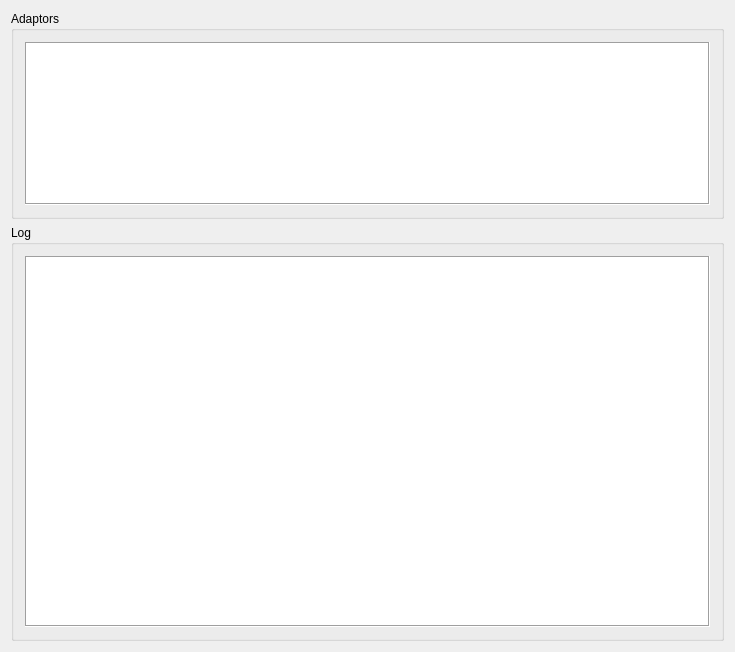
<?xml version="1.0" encoding="UTF-8"?>
<ui version="4.0">
 <class>Dialog</class>
 <widget class="QDialog" name="Dialog">
  <property name="geometry">
   <rect>
    <x>0</x>
    <y>0</y>
    <width>735</width>
    <height>652</height>
   </rect>
  </property>
  <property name="sizePolicy">
   <sizepolicy hsizetype="Fixed" vsizetype="Fixed">
    <horstretch>0</horstretch>
    <verstretch>0</verstretch>
   </sizepolicy>
  </property>
  <property name="windowTitle">
   <string>MarketHub</string>
  </property>
  <layout class="QGridLayout" name="gridLayout">
   <item row="0" column="2">
    <layout class="QVBoxLayout" name="verticalLayout">
     <item>
      <widget class="QGroupBox" name="groupBox">
       <property name="sizePolicy">
        <sizepolicy hsizetype="Preferred" vsizetype="Preferred">
         <horstretch>0</horstretch>
         <verstretch>1</verstretch>
        </sizepolicy>
       </property>
       <property name="title">
        <string>Adaptors</string>
       </property>
       <layout class="QGridLayout" name="gridLayout_2">
        <item row="0" column="0">
         <widget class="QTableView" name="adaptorList">
          <property name="frameShape">
           <enum>QFrame::Box</enum>
          </property>
          <property name="horizontalScrollBarPolicy">
           <enum>Qt::ScrollBarAlwaysOff</enum>
          </property>
          <property name="showGrid">
           <bool>true</bool>
          </property>
          <property name="gridStyle">
           <enum>Qt::SolidLine</enum>
          </property>
          <attribute name="horizontalHeaderHighlightSections">
           <bool>false</bool>
          </attribute>
          <attribute name="verticalHeaderVisible">
           <bool>false</bool>
          </attribute>
          <attribute name="verticalHeaderHighlightSections">
           <bool>false</bool>
          </attribute>
         </widget>
        </item>
       </layout>
      </widget>
     </item>
     <item>
      <widget class="QGroupBox" name="groupBox_2">
       <property name="sizePolicy">
        <sizepolicy hsizetype="Preferred" vsizetype="Preferred">
         <horstretch>0</horstretch>
         <verstretch>2</verstretch>
        </sizepolicy>
       </property>
       <property name="title">
        <string>Log</string>
       </property>
       <layout class="QGridLayout" name="gridLayout_3">
        <item row="0" column="0">
         <widget class="QPlainTextEdit" name="logsText">
          <property name="frameShape">
           <enum>QFrame::Box</enum>
          </property>
          <property name="lineWrapMode">
           <enum>QPlainTextEdit::NoWrap</enum>
          </property>
          <property name="readOnly">
           <bool>true</bool>
          </property>
         </widget>
        </item>
       </layout>
      </widget>
     </item>
    </layout>
   </item>
  </layout>
 </widget>
 <layoutdefault spacing="6" margin="11"/>
 <resources/>
 <connections/>
</ui>
